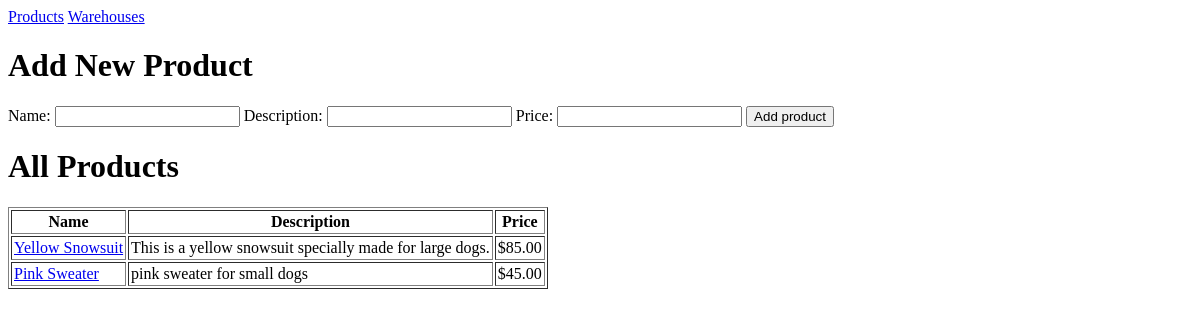
/, run on an earlier commit of the app's database.
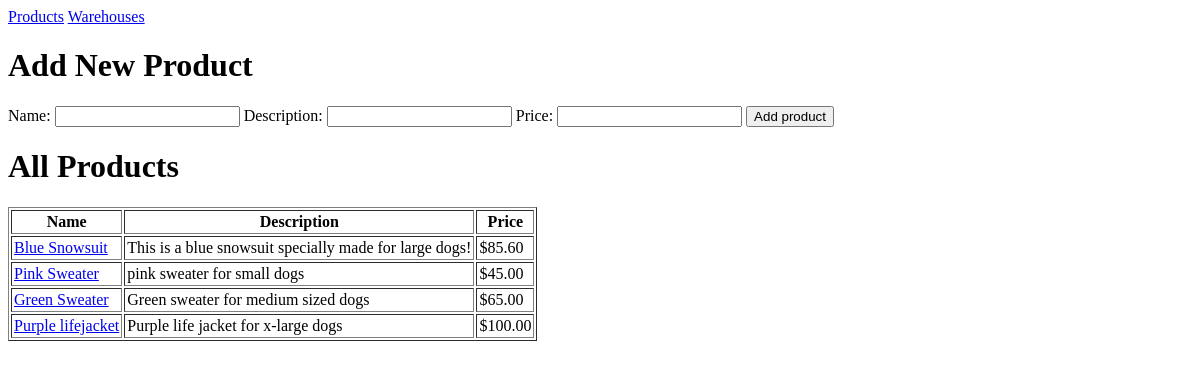
And on a later commit of the database.
### inventory/models.py (models this page shows, shortened)
class Product(models.Model):
    name = models.CharField(max_length=50, unique=True)
    description = models.CharField(max_length=200, blank=True)
    price = models.FloatField(validators = [MinValueValidator(0.01)])

### inventory/views/product_views.py (the view)
# urls.py: path('', product_views.all_products, name='all_products'),
def all_products(request):
    if request.method == 'POST':
        form = ProductForm(request.POST)
        if form.is_valid():
            product_name = form.cleaned_data.get('name')
            product_description = form.cleaned_data.get('description')
            product_price = form.cleaned_data.get('price')
            crud_product.create_product(name=product_name, description=product_description, price=product_price)
            messages.success(request, f"Succesfully created product {product_name}")
        else:
            messages.error(request, "Please ensure your product has a unique name and price greater than $0")
        return redirect('all_products')
    else:
        form = ProductForm()
        products = crud_product.get_all_products()
        context = {
                    'products': products,
                    'form': form
                }
        return render(request=request, template_name="inventory/all_products.html", context=context)

### inventory/forms.py
class ProductForm(forms.ModelForm):
    class Meta:
        model = Product
        fields = ['name', 'description', 'price']

### inventory/crud/crud_product.py (called while the page is built)
def get_all_products()->list[Product]:
    return Product.objects.all()

### inventory/templates/inventory/all_products.html (shortened to what this page needs)
{% extends "inventory/base.html" %}
{% block content %}
    <div>
        <h1>Add New Product</h1>
        <form method="post">
            {{ form }}
            <input type="submit" value="Add product">
        </form>
        <h1>All Products</h1>
        <table cellpadding="2" border="1">
            <tr>
                <th>Name</th>
                <th>Description</th>
                <th>Price</th>
            </tr>
            {% for product in products %}
                <tr>
                    <td><a href="{%url 'product' product_id=product.id%}">{{ product.name }}</a></td>
                    <td>{{ product.description|slice:":200" }} {% if product.description|length > 200 %}...{% endif %}</td>
                    <td>${{ product.price|floatformat:2 }}</td>
                </tr>
            {% endfor %}
        </table>
    </div>
{% endblock content %}

### inventory/templates/inventory/base.html (shortened to what this page needs)
<!DOCTYPE html>
<html>
    <head>
    </head>
    <header>
        <nav>
            <div>
                <a href="{%url 'all_products'%}">Products</a>
                <a href="{%url 'all_warehouses'%}">Warehouses</a>
            </div>
        </nav>
    </header>
    <body>
        {% block content %}
        {% endblock %}
    </body>
</html>

What changed in the data, as far as the page shows it:
changed Product: name "Yellow Snowsuit" → "Blue Snowsuit"; description "This is a yellow snowsuit specially made for large dogs." → "This is a blue snowsuit specially made for large dogs!"; price "85.00" → "85.60"
added Product: name "Green Sweater", description "Green sweater for medium sized dogs", price "65.00"
added Product: name "Purple lifejacket", description "Purple life jacket for x-large dogs", price "100.00"
